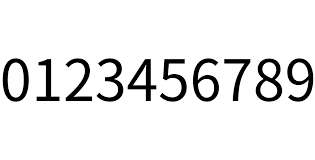
#> input picture ocr_a_reference.png, 315 x 160 px
$ jupyter execute --allow-errors number_recogeniziton.ipynb   (older library calls are emulated)
#> lines starting #> are read from the running program, lines starting #| are printed output that depends on the picture; after the words box and inside, x2 and y2 are one past the last pixel; in counts of white or black regions, pixels touching at a corner belong together
[cell 1]
from imutils import contours
import cv2
import numpy as np
import keras
import os, shutil
import imutils
import sys
import argparse

[cell 2]
cropped_dataset_dir="./cropped_image/"
original_dataset_dir="./img/"
ocr_image="./ocr_a_reference.png"

#> (a cell that did not finish here is left out)

[cell 4]
# [11 lines left out: function find_rotated_rect, not called in this run]

[cell 5]
# [9 lines left out: function find_largest_erea, not called in this run]

[cell 6]
# [10 lines left out: function draw_straight_regtangle, not called in this run]

[cell 7]
# [10 lines left out: function find_red_regtangle, not called in this run]

[cell 8]
# [16 lines left out: function crop_rotate_image, not called in this run]

[cell 9]
# [9 lines left out: function count_angle, not called in this run]

[cell 10]
ref = cv2.imread(ocr_image)
#> ref is the input picture: shape (160, 315, 3); min 0, max 255, mean 234.5
ref = cv2.cvtColor(ref, cv2.COLOR_BGR2GRAY)
#> ref: shape (160, 315)
ref = cv2.threshold(ref, 70, 255, cv2.THRESH_BINARY_INV)[1]
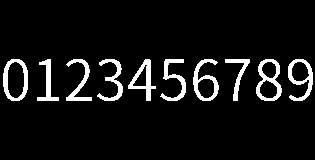
#> ref: shape (160, 315); 7.3% white; 10 white regions

[cell 11]
refCnts = cv2.findContours(ref.copy(), cv2.RETR_EXTERNAL,
cv2.CHAIN_APPROX_SIMPLE)
#> refCnts = 10 contours; largest, box (x1, y1, x2, y2) and area: (3, 59, 28, 101) 840, (256, 59, 282, 101) 786, (193, 59, 219, 101) 588, (288, 59, 313, 101) 586, (128, 59, 156, 101) 470
refCnts = imutils.grab_contours(refCnts)
refCnts = contours.sort_contours(refCnts, method="left-to-right")[0]
digits = {}

[cell 12]
for (i, c) in enumerate(refCnts):
    (x, y, w, h) = cv2.boundingRect(c)
    roi = ref[y:y + h, x:x + w]
    roi = cv2.resize(roi, (57, 88))
    digits[i] = roi
#> this loop made 10 passes
#> (x, w) on passes 1 to 10: (3, 25), (37, 22), (66, 26), (97, 26), (128, 28), (160, 26), (193, 26), (225, 25), (256, 26), (288, 25)
#> pass 1, `roi = ref[y:y + h, x:x + w]`:
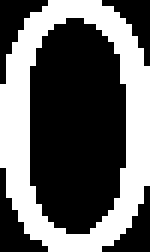
#> roi: shape (42, 25) (shown 6 times larger); 39.1% white; 1 white region, box (x1, y1, x2, y2) and area: (0, 0, 25, 42) 411
#> pass 1, `roi = cv2.resize(roi, (57, 88))`:
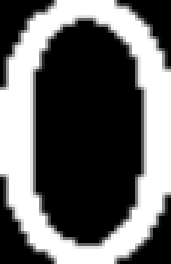
#> roi: shape (88, 57) (shown 3 times larger); min 0, max 255, mean 99.8
#> pass 2, `roi = ref[y:y + h, x:x + w]`:
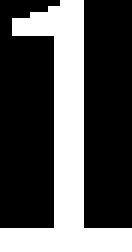
#> roi: shape (42, 22) (shown 6 times larger); 32.8% white; 1 white region, box (x1, y1, x2, y2) and area: (0, 0, 22, 42) 303
#> pass 2, `roi = cv2.resize(roi, (57, 88))`:
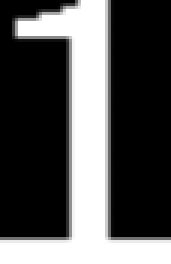
#> roi: shape (88, 57) (shown 3 times larger); min 0, max 255, mean 83.6
#> after the loop, digits = 10 items
